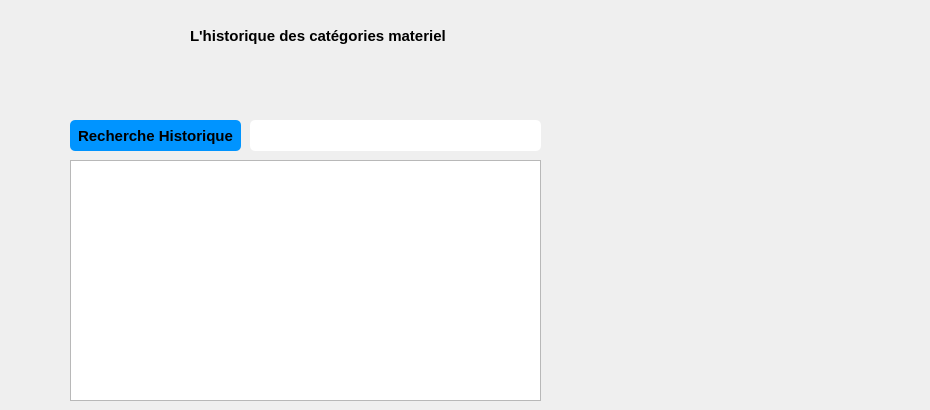
   <widget class="QWidget" name="page_5">
    <widget class="QPushButton" name="ImprimerpdfHistoriqueCategorieMateriel">
     <property name="geometry">
      <rect>
       <x>540</x>
       <y>290</y>
       <width>121</width>
       <height>111</height>
      </rect>
     </property>
     <property name="font">
      <font>
       <pointsize>11</pointsize>
       <weight>75</weight>
       <bold>true</bold>
      </font>
     </property>
     <property name="styleSheet">
      <string notr="true">QPushButton { border: none;image :url(C:/Users/ASUS/Downloads/tools-and-utensils (2).png);}
QPushButton:hover
{
border: none;image :url(C:/Users/ASUS/Downloads/technology.png);
}
</string>
     </property>
     <property name="text">
      <string/>
     </property>
    </widget>
    <widget class="QPushButton" name="RecherhceHistoriqueCategoreMateriel">
     <property name="geometry">
      <rect>
       <x>70</x>
       <y>120</y>
       <width>171</width>
       <height>31</height>
      </rect>
     </property>
     <property name="font">
      <font>
       <pointsize>11</pointsize>
       <weight>75</weight>
       <bold>true</bold>
      </font>
     </property>
     <property name="styleSheet">
      <string notr="true">QPushButton {
padding: 5px;
border-radius: 5px;
background-color:#0094ff;
font-weight: bold;
}
QPushButton:hover
{
color :white;
}</string>
     </property>
     <property name="text">
      <string>Recherche Historique</string>
     </property>
    </widget>
    <widget class="QTextBrowser" name="historique_categorie">
     <property name="geometry">
      <rect>
       <x>70</x>
       <y>160</y>
       <width>471</width>
       <height>241</height>
      </rect>
     </property>
     <property name="font">
      <font>
       <pointsize>11</pointsize>
       <weight>75</weight>
       <bold>true</bold>
      </font>
     </property>
    </widget>
    <widget class="QLineEdit" name="lineEdit_HR">
     <property name="geometry">
      <rect>
       <x>250</x>
       <y>120</y>
       <width>291</width>
       <height>31</height>
      </rect>
     </property>
     <property name="styleSheet">
      <string notr="true">QLineEdit {
padding: 5px;
border-radius: 5px;

font-weight: bold;
}</string>
     </property>
    </widget>
    <widget class="QPushButton" name="pushButton_32">
     <property name="geometry">
      <rect>
       <x>870</x>
       <y>0</y>
       <width>21</width>
       <height>23</height>
      </rect>
     </property>
     <property name="styleSheet">
      <string notr="true">QPushButton { border: none;image :url(C:/Users/ASUS/Downloads/left-chevron.png);}
QPushButton:hover
{
border: none;image :url(C:/Users/ASUS/Downloads/arrows.png);
}
</string>
     </property>
     <property name="text">
      <string/>
     </property>
    </widget>
    <widget class="QPushButton" name="pushButton_33">
     <property name="geometry">
      <rect>
       <x>900</x>
       <y>0</y>
       <width>21</width>
       <height>23</height>
      </rect>
     </property>
     <property name="styleSheet">
      <string notr="true">QPushButton { border: none;image :url(C:/Users/ASUS/Downloads/orientation.png);}
QPushButton:hover
{
border: none;image :url(C:/Users/ASUS/Downloads/orientation (1).png);
}
</string>
     </property>
     <property name="text">
      <string/>
     </property>
    </widget>
    <widget class="QLabel" name="label_21">
     <property name="geometry">
      <rect>
       <x>190</x>
       <y>20</y>
       <width>301</width>
       <height>31</height>
      </rect>
     </property>
     <property name="font">
      <font>
       <pointsize>11</pointsize>
       <weight>75</weight>
       <bold>true</bold>
      </font>
     </property>
     <property name="text">
      <string>L'historique des catégories materiel</string>
     </property>
    </widget>
   </widget>
